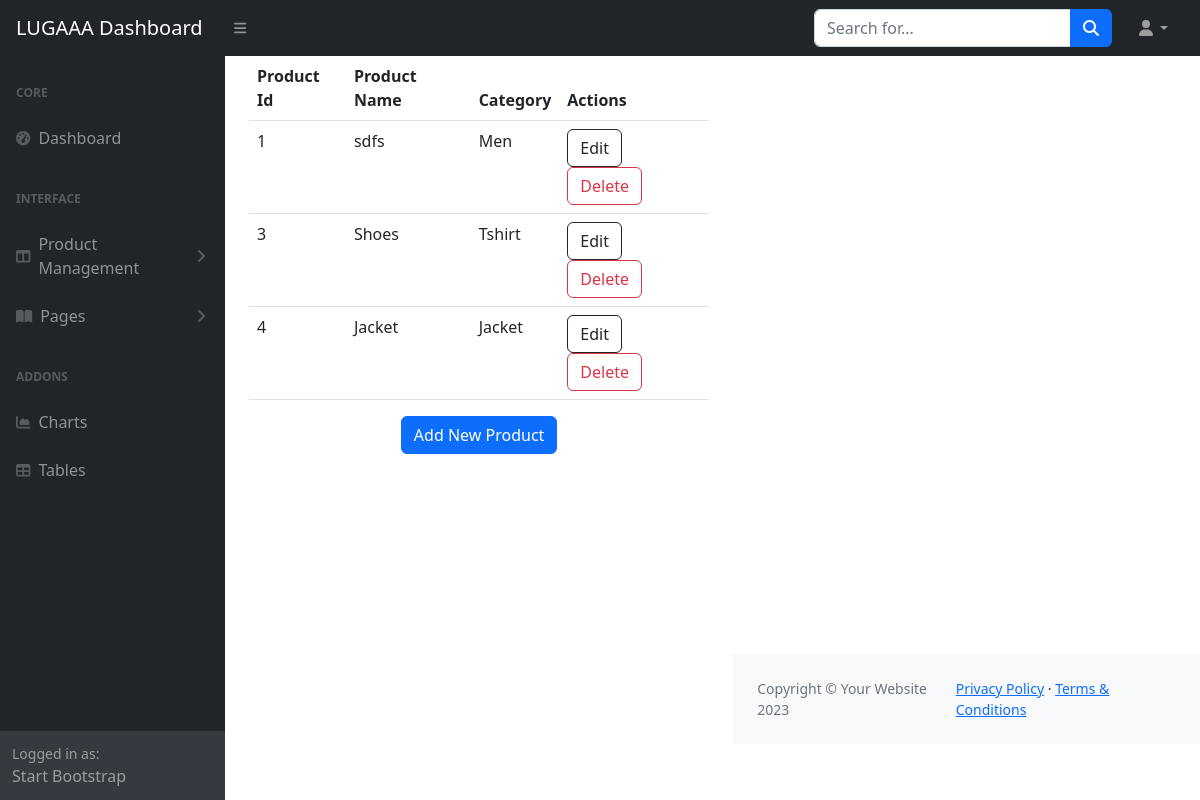
/admin_dashboard/products/, run on an earlier commit of the app's database.
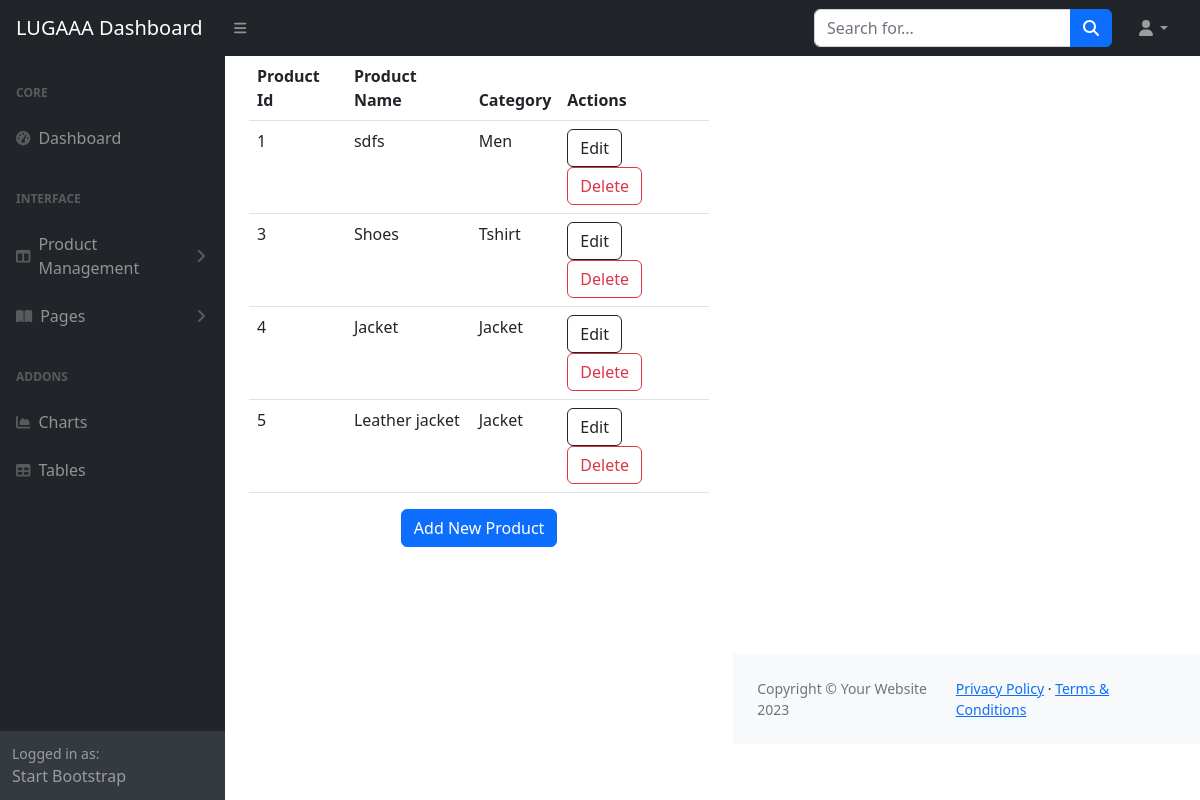
And on a later commit of the database.
### store/models.py (models this page shows, shortened)
class Product(models.Model):
    name =  models.CharField(max_length=100)
    price =  models.DecimalField(default=0, decimal_places=2, max_digits = 8)
    category =  models.ForeignKey(Category, on_delete=models.CASCADE, null=True, blank=True)
    description =  models.CharField(max_length=250, default='', blank = True, null=True)
    image = models.ImageField(upload_to='uploads/product/')
    is_sale = models.BooleanField(default= False)
    sale_price = models.DecimalField(default=0, decimal_places=2, max_digits = 8, null=True)
    in_stock =  models.PositiveIntegerField(default=1)

class Category(models.Model):
    name = models.CharField(max_length=50, unique=True)
    parent = models.ForeignKey('self', on_delete=models.CASCADE, blank=True, null=True, related_name='children' )
    category_image = models.ImageField(upload_to='uploads/category/')
    def __str__(self):
        return self.name
    class Meta:
        verbose_name_plural = 'Categories'

### admin_dashboard/views.py (the view)
# urls.py: path('products/', views.product_list, name='product_list'),
def product_list(request):
    products = Product.objects.all()
    return render(request, 'product_list.html', {'products': products})

### cart/context_processor.py (called while the page is built)
def cart(request):
    return {'cart': Cart(request)}

### admin_dashboard/templates/product_list.html (shortened to what this page needs)
{% extends 'dashbase.html' %}
{% load static %}
{% block content %}
{% include 'layout.html'%}
  <div id="layoutSidenav_content">
    <main>
        <div class="container-fluid px-4">
  <div class="row">
    <div class="col">
      <table class="table">
        <thead>
          <tr>
            <th scope="col">Product Id</th>
            <th scope="col">Product Name</th>
            <th scope="col">Category</th>
            <th scope="col">Actions</th>
          </tr>
        </thead>
        <tbody>
          {% for product in products %}
          <tr>
            <td>{{ product.pk }}</td>
            <td>{{ product.name }}</td>
            <td>{{ product.category }}</td>
            <td>
              <a class="btn btn-outline-dark me-2" href="{% url 'product_update' product.pk %}">Edit</a>
              <a class="btn btn-outline-danger" href="{% url 'product_delete' product.pk %}">Delete</a>
            </td>
          </tr>
          {% endfor %}
        </tbody>
      </table>
    </div>
  </div>
</div>
<div class="container">
  <div class="row justify-content-center">
    <div class="col-auto">
      <a href="{% url 'product_create' %}" class="btn btn-primary">Add New Product</a>
    </div>
  </div>
</div>
</main>
</div>
{% endblock %}

What changed in the data, as far as the page shows it:
added Product: pk "5", name "Leather jacket", category "Jacket"
